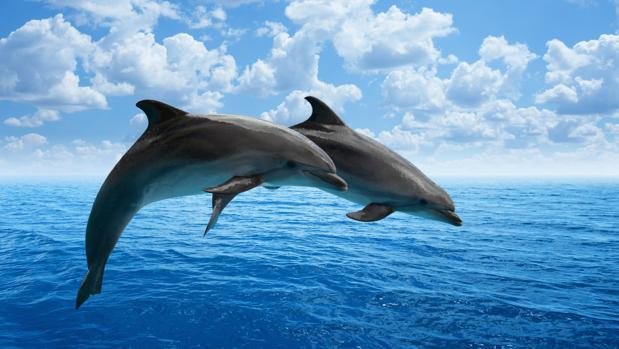
#> input picture 2/delfin.jpg, 619 x 349 px, given in place of video.mp4, which was not available
$ python main.py
#> lines starting #> are read from the running program, lines starting #| are printed output that depends on the picture; after the words box and inside, x2 and y2 are one past the last pixel; in counts of white or black regions, pixels touching at a corner belong together; pictures that were not available may be replaced by others from this repository, and a replacement may not be noted
#By Juan David Cuscagua López

from itertools import count
from lib2to3.pgen2.token import GREATER
from string import octdigits
import cv2
import numpy as np
import urllib.request

def nothing(x):
    pass
def showImgW(nameWindow, matImage):
    cv2.imshow(nameWindow, matImage)
def showImg(nameWindow, matImage, t):
    cv2.imshow(nameWindow, matImage)
    cv2.waitKey(t)

capture = cv2.VideoCapture("video.mp4")

cv2.namedWindow('windTrack1')
cv2.createTrackbar('u1', 'windTrack1', 0, 255, nothing)        # u1 = umbral

cv2.namedWindow('windTrack2')
cv2.createTrackbar('u2', 'windTrack2', 0, 255, nothing)        # u2 = umbral

grandes = 0
medianos = 0
pequeños = 0
grandes_salen = 0
medianos_salen = 0
pequeños_salen = 0
frame_counter = 0
last_frame_counter = 0
last_frame_counter_salen = 0
while(capture.isOpened()):
    ret, frame = capture.read()
#> frame is the input picture: shape (349, 619, 3); mean B, G, R 192.1, 150.6, 98
    frame_counter += 1
    if (cv2.waitKey(30) & 0xFF == ord ('q')) or ret==False:
#> (key Esc is pressed here)
            break
    u1 = cv2.getTrackbarPos('u1', 'windTrack1')
    u2 = cv2.getTrackbarPos('u2', 'windTrack2')
    width = int(frame.shape[1] * 1)
#> width = 619
    height = int(frame.shape[0] * 1)
#> height = 349
    dim = (width, height)
#> dim = (619, 349)
    frame_resize = cv2.resize(frame, dim)
    img_final = frame_resize.copy()
    frame_gray = cv2.cvtColor(frame_resize, cv2.COLOR_BGR2GRAY)
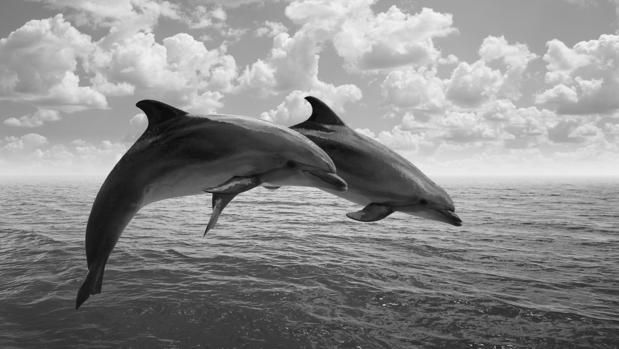
#> frame_gray: shape (349, 619); min 2, max 249, mean 139.6
    frame_bin = cv2.inRange(frame_gray, (0), (100))
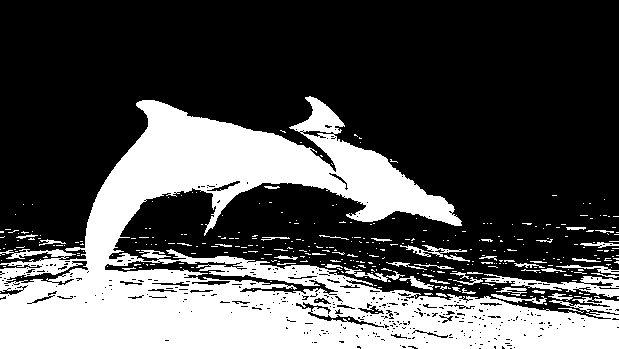
#> frame_bin: shape (349, 619); 31.6% white; 360 white regions (311 under 20 px)

    contours, hierarchy = cv2.findContours(frame_bin, cv2.RETR_EXTERNAL, cv2.CHAIN_APPROX_NONE)
#> contours = 343 contours, 319 with area under 20; largest, box (x1, y1, x2, y2) and area: (0, 96, 619, 349) 65581, (482, 274, 619, 298) 1002, (549, 297, 619, 314) 381, (400, 245, 467, 257) 176, (344, 267, 405, 282) 150
    img_contour = np.zeros(frame_resize.shape, np.uint8)
    roi_bin = np.zeros(frame_gray.shape, np.uint8)
    if(len(contours)>0):
        #center_x = []
        #center_y = []
        for contour in contours:
            area_contour = cv2.contourArea(contour)
            x, y, w, h = cv2.boundingRect(contour)
            area_rect = w*h
            if area_rect > 7300 and h > 0 and w<70:
                roi_bin[y:y+h, x:x+w] = 255
                # [6 lines of commented-out code are left out]
                cv2.drawContours(img_contour, contour, -1, (255,0,255), 1)
#> this loop made 343 passes
#> (area_contour, x, y, w, h, area_rect) on passes 6, 13, 14: (381, 549, 297, 70, 17, 1190), (127, 491, 294, 56, 10, 560), (41, 548, 293, 25, 8, 200)
#> img_contour: shape (349, 619, 3); every value is 0
#> roi_bin: shape (349, 619); every value is 0
    roi = cv2.bitwise_and(frame_resize, frame_resize, mask= roi_bin)
    #showImgW("frame_resize", frame_resize)
    #showImgW("img_contour", img_contour)
    showImgW("roi", roi)
    imgHSV = cv2.cvtColor(roi, cv2.COLOR_BGR2HSV)
    lower, upper = np.array([10, 50, 150]), np.array([30, 255, 255])
    mask1 = cv2.inRange(imgHSV, np.array(lower), np.array(upper))
    #lower, upper = np.array([80, 50, 50]), np.array([140, 255, 255]) #Mascara lineas azules
    #mask2 = cv2.inRange(imgHSV, np.array(lower), np.array(upper))
    mask = mask1
    #showImgW("mask", mask)
    kernel1 = cv2.getStructuringElement(cv2.MORPH_RECT, (2, 3))
#> kernel1 = [[1, 1], [1, 1], [1, 1]]
    kernel2 = cv2.getStructuringElement(cv2.MORPH_RECT, (6, 10))
#> kernel2 = [[1, 1, 1, 1, 1, 1], [1, 1, 1, 1, 1, 1], [1, 1, 1, 1, 1, 1], [1, 1, 1, 1, 1, 1], [1, 1, 1, 1, 1, 1], [1, 1, 1, 1, 1, 1], [1, 1, 1, 1, 1, 1], [1, 1, 1, 1, 1, 1], [1, 1, 1, 1, 1, 1], [1, 1, 1, 1, 1, 1]]
    closing = cv2.morphologyEx(mask, cv2.MORPH_CLOSE, kernel1)
    #showImgW("closing1", closing)
    opening = cv2.morphologyEx(closing, cv2.MORPH_OPEN, kernel2)
    closing = cv2.morphologyEx(opening, cv2.MORPH_CLOSE, kernel2)
    #showImgW("closing", closing)
    contours, hierarchy = cv2.findContours(closing, cv2.RETR_EXTERNAL, cv2.CHAIN_APPROX_NONE)
#> contours = []
    img_contour = np.zeros(frame_resize.shape, np.uint8)
    if(len(contours)>0):
        #center_x = []
        #center_y = []
        for contour in contours:
            area_contour = cv2.contourArea(contour)
            x, y, w, h = cv2.boundingRect(contour)
            area_rect = w*h
            condicion_altura = (y+h > 136-10 and y+h < 136+10)
            condicion_altura_salen = (y+h > 472-10 and y+h < 472+10)
            condicion_grande = w>=26 and w<=30 and h>=36 and h<=55
            condicion_mediano = w>=27 and w<=30 and h>=30 and h<=34
            condicion_pequeño = w>=18 and w<=20 and h>=29 and h<=31
            if condicion_altura:
                if np.abs(last_frame_counter - frame_counter) > 20:
                    #print('voy a contar', frame_counter)
                    if condicion_grande:
                        grandes += 1
                    elif condicion_pequeño:
                        pequeños += 1
                    elif condicion_mediano:
                        medianos += 1
                    last_frame_counter = frame_counter
            if condicion_altura_salen:
                if np.abs(last_frame_counter_salen - frame_counter) > 20:
                    if condicion_grande:
                        grandes_salen += 1
                    elif condicion_pequeño:
                        pequeños_salen += 1
                    elif condicion_mediano:
                        medianos_salen += 1
                    last_frame_counter_salen = frame_counter
                # [7 lines of commented-out code are left out]
                cv2.drawContours(img_contour, contour, -1, (255,0,255), 1)
    total_salen = grandes_salen+medianos_salen+pequeños_salen
    total = grandes+medianos+pequeños
    porcentaje = 100
    if total > 0 and total_salen > 0:
        porcentaje = int(total_salen/total*100)
    if porcentaje <= 20 and (frame_counter%20 == 0 or (frame_counter-1)%20 == 0 or (frame_counter-2)%20 == 0 or (frame_counter-3)%20 == 0):
        cv2.circle(img_final, (210, 50), 7, (0,0,255),-1)
    else:
        pass
    cv2.circle(img_final, (210, 50), 10, (0,0,0),3)
    cv2.putText(img_final,'Pequenas: '+str(pequeños), (10,25), cv2.FONT_HERSHEY_SIMPLEX, 0.35, (0,0,255), 1, cv2.LINE_AA)
    cv2.putText(img_final,'Medianas: '+str(medianos), (10,50), cv2.FONT_HERSHEY_SIMPLEX, 0.35, (0,0,255), 1, cv2.LINE_AA)
    cv2.putText(img_final,'Grandes: '+str(grandes), (10,75), cv2.FONT_HERSHEY_SIMPLEX, 0.35, (0,0,255), 1, cv2.LINE_AA)
    cv2.putText(img_final,'Total: '+str(total), (10,100), cv2.FONT_HERSHEY_SIMPLEX, 0.35, (0,0,255), 1, cv2.LINE_AA)
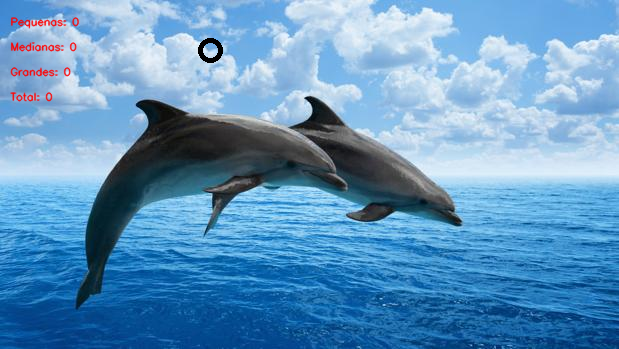
#> img_final: shape (349, 619, 3); mean B, G, R 191.1, 149.7, 98
    cv2.putText(img_final,'Pequenas: '+str(pequeños_salen), (10,425), cv2.FONT_HERSHEY_SIMPLEX, 0.35, (0,0,255), 1, cv2.LINE_AA)
    cv2.putText(img_final,'Medianas: '+str(medianos_salen), (10,450), cv2.FONT_HERSHEY_SIMPLEX, 0.35, (0,0,255), 1, cv2.LINE_AA)
    cv2.putText(img_final,'Grandes: '+str(grandes_salen), (10,475), cv2.FONT_HERSHEY_SIMPLEX, 0.35, (0,0,255), 1, cv2.LINE_AA)
    cv2.putText(img_final,'Total: '+str(total_salen), (10,500), cv2.FONT_HERSHEY_SIMPLEX, 0.35, (0,0,255), 1, cv2.LINE_AA)
    cv2.putText(img_final,'Porcentaje: '+str(porcentaje)+ '%', (10,525), cv2.FONT_HERSHEY_SIMPLEX, 0.35, (0,0,255), 1, cv2.LINE_AA)

    #showImgW("img_contour", img_contour)
    showImgW("img_final", img_final)
cv2.destroyAllWindows()
